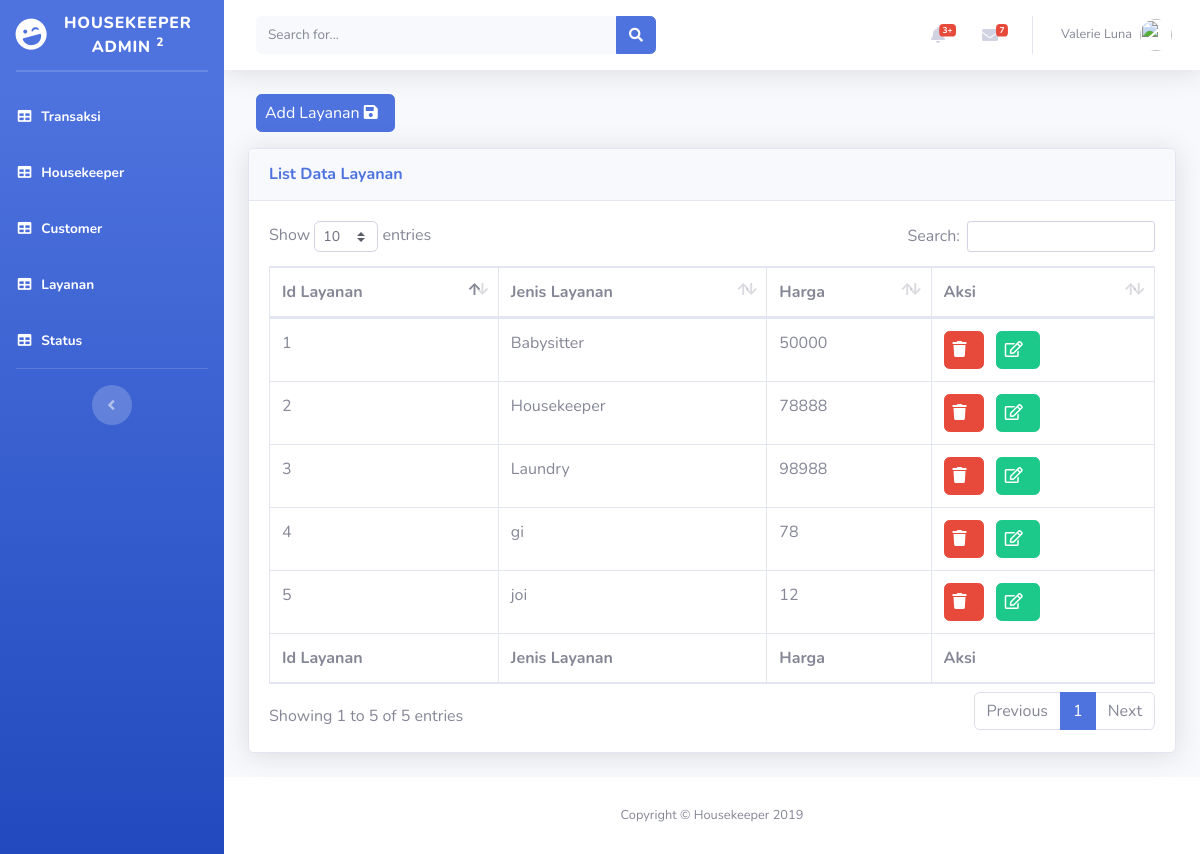
The page /admin/layanan.php on the database its author committed.
### tables this page shows
CREATE TABLE `layanan` (
  `idlayanan` int(11) NOT NULL,
  `jenislayanan` varchar(100) NOT NULL,
  `harga` int(11) NOT NULL
);

### admin/layanan.php (the view, shortened to what this page needs)
<?php include 'header.php' ?>
<body id="page-top">
  <div id="wrapper">
     <?php include 'sidebar.php'?>
    <div id="content-wrapper" class="d-flex flex-column">
      <div id="content">
      <?php include 'topbar.php'?>
        <div class="container-fluid">
          <?php
        $page = isset($_GET['page'])?$_GET['page']:'list';
        switch ($page) {
          case 'list':
          ?>
       <p><a href="?p=layanan&page=entri" class="btn btn-primary ml-2 pr-2 pl-2">Add Layanan <i class="fas fa-save mr-2"></i></a></p>
          <div class="card shadow mb-4">
            <div class="card-header py-3">
            <h6 class="m-0 font-weight-bold text-primary">List Data Layanan</h6>
            </div>
            <div class="card-body">
              <div class="table-responsive">
                <table class="table table-bordered" id="dataTable" width="100%" cellspacing="0">
                  <thead>
                    <tr>
                     <th>Id Layanan</th>
                     <th>Jenis Layanan</th>
                     <th>Harga</th>
                     <th>Aksi</th>
                    </tr>
                  </thead>
                  <tfoot>
                  <tr>
                     <th>Id Layanan</th>
                     <th>Jenis Layanan</th>
                     <th>Harga</th>
                     <th>Aksi</th>
                    </tr>
                  </tfoot>
                  <tbody>
                     <?php
          include('koneksi.php');
          $data = mysqli_query($koneksi,"select * from layanan");
          $i =1;
          while ($row=mysqli_fetch_array($data)) {
            ?>
            <tr>
              <td><?php echo $i?></td>
              <td><?php echo $row['jenislayanan']?></td>
              <td><?php echo $row['harga']?></td>
              <td>
                <a href="proses_layanan.php?aksi=hapus&idlayanan=<?php echo $row['idlayanan']?>" class="btn btn-danger pr-2 pl-2" onclick="return confirm('Are You Sure to Delete?')"><i class="fas fa-trash mr-2"></i></a>
                <a href="?p=layanan&page=update&idlayanan=<?php echo $row['idlayanan']?>" class="btn btn-success ml-2 pr-2 pl-2"><i class="far fa-edit mr-2"></i></a>
              </td>
            </tr>
            <?php $i++;}?>
                  </tbody>
                  </table>
                <?php
          break;
        ?>
        <?php
          }
        ?>
              </div>
            </div>
          </div>
        </div>
      </div>
      <?php include 'footer.php'?>
    </div>
</body>
</html>

### rows shown on the page
layanan: jenislayanan "Babysitter", harga "50000"
layanan: jenislayanan "Housekeeper", harga "78888"
layanan: jenislayanan "Laundry", harga "98988"
layanan: jenislayanan "gi", harga "78"
layanan: jenislayanan "joi", harga "12"
